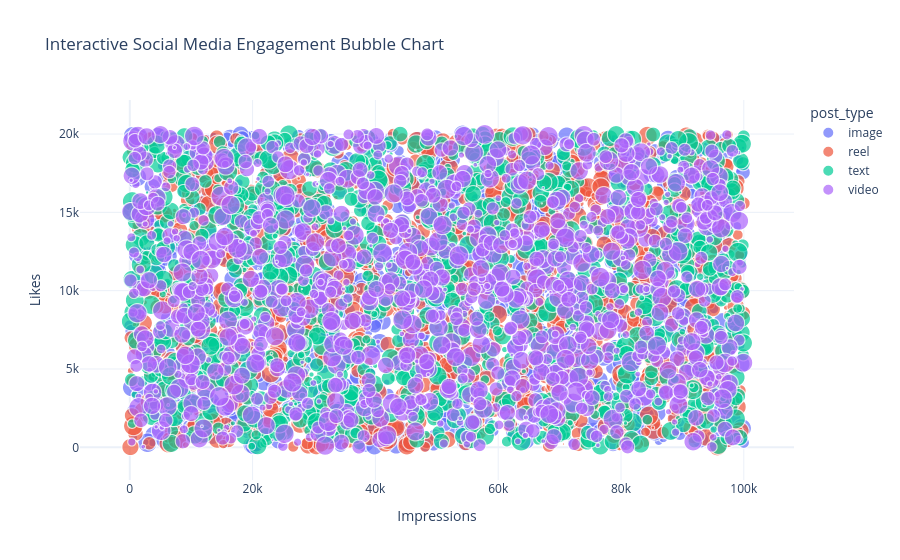

Source (notebook cell):
### Markdown cell above
An interactive bar chart compares average likes across different post categories. It helps identify the best-performing content categories.

### Code cell
fig = px.scatter(
    df,
    x='impression_count',
    y='likes',
    size='shares',
    color='post_type',
    hover_data=['post_category', 'engagement_rate'],
    title='Interactive Social Media Engagement Bubble Chart',
    template='plotly_white')

fig.update_layout(
    xaxis_title='Impressions',
    yaxis_title='Likes')

fig.show()

### Figure 1 — Plotly figure (JSON) as saved in the notebook; plotly's stock layout.template omitted (floating-point values rounded to 4 significant figures; data arrays with more than 128 entries replaced by an {"elided": "..."} marker saying what was removed)
{"data": [{"customdata": {"elided": "1247x2 mixed values"}, "hovertemplate": "post_type=image<br>impression_count=%{x}<br>likes=%{y}<br>shares=%{marker.size}<br>post_category=%{customdata[0]}<br>engagement_rate=%{customdata[1]}<extra></extra>", "legendgroup": "image", "marker": {"color": "#636efa", "size": {"elided": "1247 float values"}, "sizemode": "area", "sizeref": 4.997, "symbol": "circle"}, "mode": "markers", "name": "image", "showlegend": true, "type": "scattergl", "x": {"elided": "1247 int values"}, "xaxis": "x", "y": {"elided": "1247 float values"}, "yaxis": "y"}, {"customdata": {"elided": "1283x2 mixed values"}, "hovertemplate": "post_type=reel<br>impression_count=%{x}<br>likes=%{y}<br>shares=%{marker.size}<br>post_category=%{customdata[0]}<br>engagement_rate=%{customdata[1]}<extra></extra>", "legendgroup": "reel", "marker": {"color": "#EF553B", "size": {"elided": "1283 float values"}, "sizemode": "area", "sizeref": 4.997, "symbol": "circle"}, "mode": "markers", "name": "reel", "showlegend": true, "type": "scattergl", "x": {"elided": "1283 int values"}, "xaxis": "x", "y": {"elided": "1283 float values"}, "yaxis": "y"}, {"customdata": {"elided": "1245x2 mixed values"}, "hovertemplate": "post_type=text<br>impression_count=%{x}<br>likes=%{y}<br>shares=%{marker.size}<br>post_category=%{customdata[0]}<br>engagement_rate=%{customdata[1]}<extra></extra>", "legendgroup": "text", "marker": {"color": "#00cc96", "size": {"elided": "1245 float values"}, "sizemode": "area", "sizeref": 4.997, "symbol": "circle"}, "mode": "markers", "name": "text", "showlegend": true, "type": "scattergl", "x": {"elided": "1245 int values"}, "xaxis": "x", "y": {"elided": "1245 float values"}, "yaxis": "y"}, {"customdata": {"elided": "1225x2 mixed values"}, "hovertemplate": "post_type=video<br>impression_count=%{x}<br>likes=%{y}<br>shares=%{marker.size}<br>post_category=%{customdata[0]}<br>engagement_rate=%{customdata[1]}<extra></extra>", "legendgroup": "video", "marker": {"color": "#ab63fa", "size": {"elided": "1225 float values"}, "sizemode": "area", "sizeref": 4.997, "symbol": "circle"}, "mode": "markers", "name": "video", "showlegend": true, "type": "scattergl", "x": {"elided": "1225 int values"}, "xaxis": "x", "y": {"elided": "1225 float values"}, "yaxis": "y"}], "layout": {"legend": {"itemsizing": "constant", "title": {"text": "post_type"}, "tracegroupgap": 0}, "title": {"text": "Interactive Social Media Engagement Bubble Chart"}, "xaxis": {"anchor": "y", "domain": [0, 1], "title": {"text": "Impressions"}}, "yaxis": {"anchor": "x", "domain": [0, 1], "title": {"text": "Likes"}}}}
